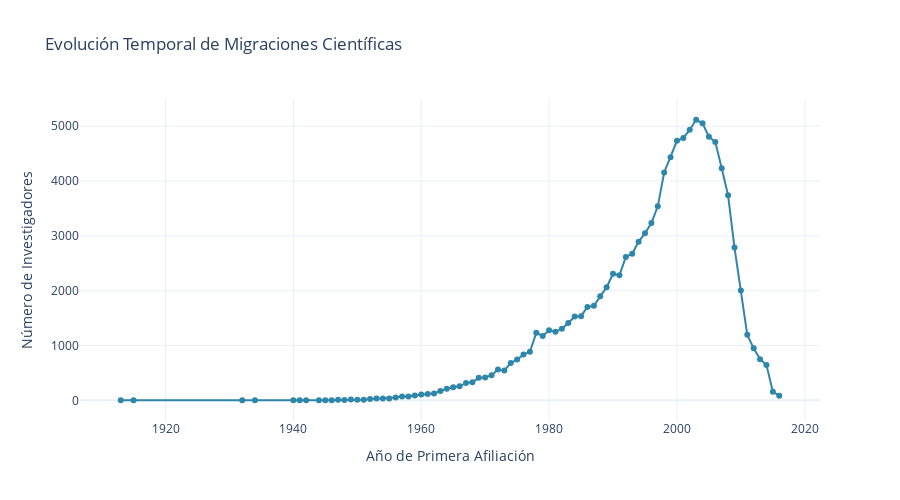

The cell this chart's notebook holds for it:
### Markdown cell above
## 9. Análisis Temporal de Migraciones

### Code cell
# Distribución de año de migración (origin_year)
if df_migrations is not None and 'origin_year' in df_migrations.columns:
    migration_year_dist = df_migrations[
        df_migrations['origin_year'].notna() &
        df_migrations['has_migrated']
    ]['origin_year'].value_counts().sort_index().reset_index()
    migration_year_dist.columns = ['year', 'count']
    
    fig = px.line(
        migration_year_dist,
        x='year',
        y='count',
        title='Evolución Temporal de Migraciones Científicas',
        labels={'year': 'Año de Primera Afiliación', 'count': 'Número de Investigadores'},
        markers=True
    )
    fig.update_traces(line_color=COLORS['primary'], marker=dict(size=6))
    fig.update_layout(height=500)
    fig.show()
    
    print(f"\n📊 Pico de migraciones: {migration_year_dist.nlargest(1, 'count')['year'].values[0]} "
          f"({migration_year_dist.nlargest(1, 'count')['count'].values[0]:,} investigadores)")

### Figure 1 — Plotly figure (JSON) as saved in the notebook; plotly's stock layout.template omitted (floating-point values rounded to 4 significant figures)
{"data": [{"hovertemplate": "Año de Primera Afiliación=%{x}<br>Número de Investigadores=%{y}<extra></extra>", "legendgroup": "", "line": {"color": "#2E86AB", "dash": "solid"}, "marker": {"size": 6, "symbol": "circle"}, "mode": "lines+markers", "name": "", "orientation": "v", "showlegend": false, "type": "scatter", "x": [1913, 1915, 1932, 1934, 1940, 1941, 1942, 1944, 1945, 1946, 1947, 1948, 1949, 1950, 1951, 1952, 1953, 1954, 1955, 1956, 1957, 1958, 1959, 1960, 1961, 1962, 1963, 1964, 1965, 1966, 1967, 1968, 1969, 1970, 1971, 1972, 1973, 1974, 1975, 1976, 1977, 1978, 1979, 1980, 1981, 1982, 1983, 1984, 1985, 1986, 1987, 1988, 1989, 1990, 1991, 1992, 1993, 1994, 1995, 1996, 1997, 1998, 1999, 2000, 2001, 2002, 2003, 2004, 2005, 2006, 2007, 2008, 2009, 2010, 2011, 2012, 2013, 2014, 2015, 2016], "xaxis": "x", "y": [1, 2, 1, 1, 1, 1, 2, 2, 1, 2, 11, 4, 16, 10, 10, 24, 31, 35, 35, 53, 71, 71, 89, 108, 117, 125, 171, 211, 238, 256, 318, 329, 410, 417, 459, 560, 546, 679, 744, 834, 884, 1232, 1174, 1276, 1253, 1304, 1410, 1528, 1535, 1704, 1723, 1899, 2064, 2310, 2281, 2617, 2674, 2895, 3046, 3235, 3539, 4157, 4437, 4735, 4784, 4937, 5119, 5055, 4810, 4712, 4234, 3740, 2786, 2002, 1194, 948, 751, 644, 157, 83], "yaxis": "y"}], "layout": {"height": 500, "legend": {"tracegroupgap": 0}, "title": {"text": "Evolución Temporal de Migraciones Científicas"}, "xaxis": {"anchor": "y", "domain": [0, 1], "title": {"text": "Año de Primera Afiliación"}}, "yaxis": {"anchor": "x", "domain": [0, 1], "title": {"text": "Número de Investigadores"}}}}
